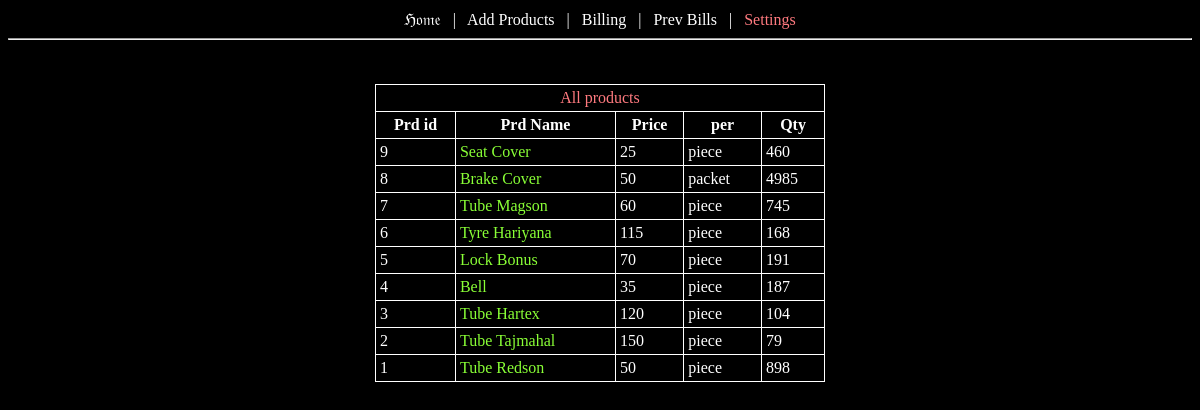
Page /settings/ on the earlier database version.
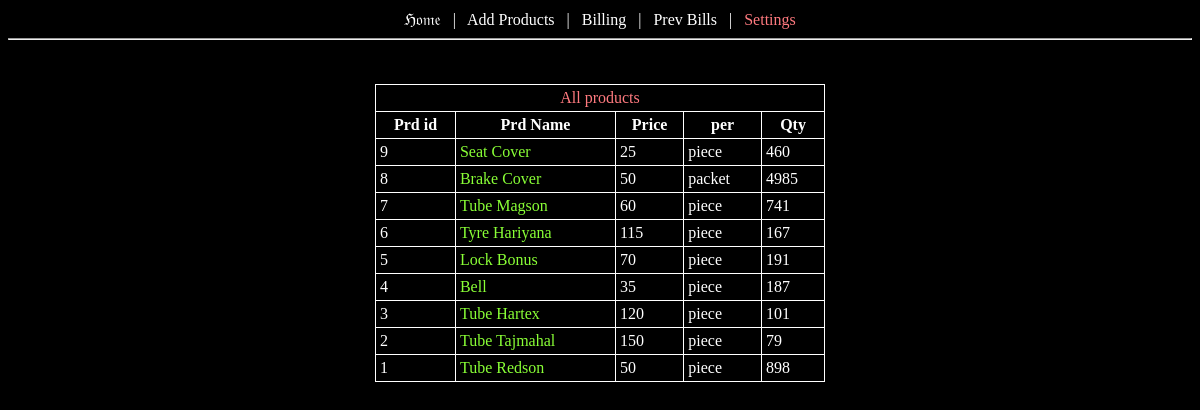
Same page on the later database version.
### products/models.py (models this page shows, shortened)
class product(models.Model):
	name = models.CharField(max_length=81)
	price = models.IntegerField()
	choices = (('piece','piece'),('dozen','dozen'),('gross','gross'),('half gross','half gross'),('Kg','Kg'),('packet','packet'))
	unit = models.CharField(choices=choices,max_length=21,default='piece')
	tags = models.CharField(max_length=150,help_text='A list of comma seperated tags')
	available_qty = models.IntegerField(default=0)

### products/views.py (the view)
# urls.py: path('settings/',views.settings,name="settings"),
def settings(request):
    data = {}
    data['products'] = list(product.objects.all().order_by('-id'))[:]
    return render(request,'settings.html',data)

### products/templates/settings.html (shortened to what this page needs)
{% load static %}
<html>
<head>
<link rel="stylesheet" href="{% static 'bootstrap/css/jquery-ui.css' %}">
</head>
<body bgcolor="#000;">
<center class="t_w">
	<a href="/" class="t_w t_hover">&Hfr;&ofr;&mfr;&efr;<a/> &ensp;|&ensp;
	<a href="/add/" class="t_w t_hover">Add Products</a> &ensp;|&ensp;
	<a href="/bill/" class="t_w t_hover">Billing</a> &ensp;|&ensp;
	<a href="/prev_bill/" class="t_w t_hover">Prev Bills</a> &ensp;|&ensp;
	<a href="/settings/" class="t_w t_hover" style="color:#ff7a7f;">Settings</a>
</center>
<hr/>
<center>
<table class="t_w" style="width:450px; padding:5px;">
	<tr>
		<td colspan=5><center style="color:#ff7a7f;">All products</center></td>
	</tr>
	<tr>
		<th> Prd id </th>
		<th> Prd Name </th>
		<th> Price </th>
		<th> per </th>
		<th> Qty</th>
	</tr>
	{% for product in products %}
	<tr style="color:white;" class="itemrow">
		<td>{{product.id}}</td> &ensp;
		<td class="prdnm" id="row{{product.id}}"><span style="color:#89ff36;">{{product.name}}</span></td> &ensp;
		<td>{{product.price}}</td> &ensp;
		<td>{{product.unit}}</td> &ensp;
		<td>{{product.available_qty}}</td>
	</tr>
	{% endfor %}
</table>
<br/>
</center>
</body>
</html>

Differences in the rows shown:
changed product "Tube Magson": available_qty "745" → "741"
changed product "Tyre Hariyana": available_qty "168" → "167"
changed product "Tube Hartex": available_qty "104" → "101"
